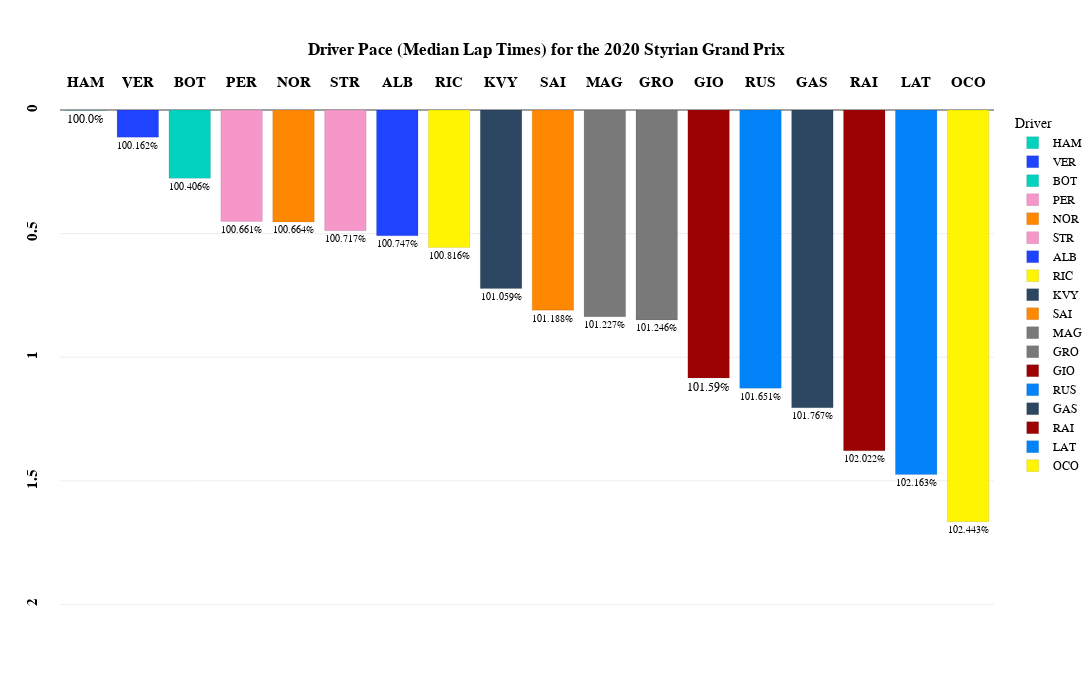

The notebook cell this image was saved under:
### Code cell
fig_median=px.bar(
    transformed_laps_relative_median,
    x="Driver",
    y="Delta",
    color='Driver',
    template="xgridoff",
    title="<b>Driver Pace (Median Lap Times) for the {} {}</b>".format(year,gp),
    text="Delta_Percent",
    height=700, 
    width=1200,
    color_discrete_map={
                 "ALB": "#64C4FF",
                 "ALO": "#229971",
                 "BOT": "#52e252",
                 "GAS": "#0093cc",
                 "HAM": "#27F4D2",
                 "HUL": "#B6BABD",
                 "LEC": "#E80020",
                 "MAG": "#B6BABD",
                 "NOR": "#FF8000",
                 "OCO": "#0093cc",
                 "PER": "#3671C6",
                 "PIA": "#FF8000",
                 "RIC": "#6692FF",
                 "RUS": "#27F4D2",
                 "SAI": "#E80020",
                 "SAR": "#37BEDD",
                 "STR": "#229971",
                 "TSU": "#6692FF",
                 "VER": "#3671C6",
                 "ZHO": "#52e252"
          }
)

fig_median.update_traces(textposition='outside')

fig_median.update_traces(opacity=0.85)

fig_median.update_traces( marker_line_color='white',marker_line_width=1.5)

fig_median.update_yaxes(tickangle = -90,tickprefix="<b>",ticksuffix ="</b><br>")

fig_median.update_xaxes(tickangle = -0,tickprefix="<b>",ticksuffix ="</b><br>")

fig_median.update_yaxes(range=[transformed_laps_relative_median['Delta'].max()+0.6, 0])

fig_median.update_layout(
    xaxis={'side': 'top'},
    yaxis={'side': 'left'}
)

fig_median.update_xaxes(title_text='')      # Remove axis titles
fig_median.update_yaxes(title_text='')

fig_median.update_xaxes(
        title_standoff = 75
)

fig_median.update_layout(
    title_x=0.5,
    margin=dict(l=60, r=5, t=110, b=30),
    hoverlabel=dict(
    bgcolor="white",
    font_size=16,
    font_family="PT Sans Narrow"
    ),
    yaxis = dict(tickfont = dict(size=15)),
    xaxis = dict(tickfont = dict(size=15)),
    font=dict(
        family="PT Sans Narrow",
        size=12,
        color="Black"
    ),
    title_font_family="PT Sans Narrow"
)
fig_median.update_traces( marker_line_color='Black',marker_line_width=0.1, opacity=0.99)
fig_median.show()

### Figure 1 — Plotly figure (JSON) as saved in the notebook; plotly's stock layout.template omitted (floating-point values rounded to 4 significant figures)
{"data": [{"alignmentgroup": "True", "hovertemplate": "Driver=%{x}<br>Delta=%{y}<br>Delta_Percent=%{text}<extra></extra>", "legendgroup": "HAM", "marker": {"color": "#00D2BE", "line": {"color": "Black", "width": 0.1}, "pattern": {"shape": ""}}, "name": "HAM", "offsetgroup": "HAM", "opacity": 0.99, "orientation": "v", "showlegend": true, "text": ["100.0%"], "textposition": "outside", "type": "bar", "x": ["HAM"], "xaxis": "x", "y": [0.001], "yaxis": "y"}, {"alignmentgroup": "True", "hovertemplate": "Driver=%{x}<br>Delta=%{y}<br>Delta_Percent=%{text}<extra></extra>", "legendgroup": "VER", "marker": {"color": "#1E41FF", "line": {"color": "Black", "width": 0.1}, "pattern": {"shape": ""}}, "name": "VER", "offsetgroup": "VER", "opacity": 0.99, "orientation": "v", "showlegend": true, "text": ["100.162%"], "textposition": "outside", "type": "bar", "x": ["VER"], "xaxis": "x", "y": [0.1105], "yaxis": "y"}, {"alignmentgroup": "True", "hovertemplate": "Driver=%{x}<br>Delta=%{y}<br>Delta_Percent=%{text}<extra></extra>", "legendgroup": "BOT", "marker": {"color": "#00D2BE", "line": {"color": "Black", "width": 0.1}, "pattern": {"shape": ""}}, "name": "BOT", "offsetgroup": "BOT", "opacity": 0.99, "orientation": "v", "showlegend": true, "text": ["100.406%"], "textposition": "outside", "type": "bar", "x": ["BOT"], "xaxis": "x", "y": [0.2765], "yaxis": "y"}, {"alignmentgroup": "True", "hovertemplate": "Driver=%{x}<br>Delta=%{y}<br>Delta_Percent=%{text}<extra></extra>", "legendgroup": "PER", "marker": {"color": "#F596C8", "line": {"color": "Black", "width": 0.1}, "pattern": {"shape": ""}}, "name": "PER", "offsetgroup": "PER", "opacity": 0.99, "orientation": "v", "showlegend": true, "text": ["100.661%"], "textposition": "outside", "type": "bar", "x": ["PER"], "xaxis": "x", "y": [0.4505], "yaxis": "y"}, {"alignmentgroup": "True", "hovertemplate": "Driver=%{x}<br>Delta=%{y}<br>Delta_Percent=%{text}<extra></extra>", "legendgroup": "NOR", "marker": {"color": "#FF8700", "line": {"color": "Black", "width": 0.1}, "pattern": {"shape": ""}}, "name": "NOR", "offsetgroup": "NOR", "opacity": 0.99, "orientation": "v", "showlegend": true, "text": ["100.664%"], "textposition": "outside", "type": "bar", "x": ["NOR"], "xaxis": "x", "y": [0.4525], "yaxis": "y"}, {"alignmentgroup": "True", "hovertemplate": "Driver=%{x}<br>Delta=%{y}<br>Delta_Percent=%{text}<extra></extra>", "legendgroup": "STR", "marker": {"color": "#F596C8", "line": {"color": "Black", "width": 0.1}, "pattern": {"shape": ""}}, "name": "STR", "offsetgroup": "STR", "opacity": 0.99, "orientation": "v", "showlegend": true, "text": ["100.717%"], "textposition": "outside", "type": "bar", "x": ["STR"], "xaxis": "x", "y": [0.4885], "yaxis": "y"}, {"alignmentgroup": "True", "hovertemplate": "Driver=%{x}<br>Delta=%{y}<br>Delta_Percent=%{text}<extra></extra>", "legendgroup": "ALB", "marker": {"color": "#1E41FF", "line": {"color": "Black", "width": 0.1}, "pattern": {"shape": ""}}, "name": "ALB", "offsetgroup": "ALB", "opacity": 0.99, "orientation": "v", "showlegend": true, "text": ["100.747%"], "textposition": "outside", "type": "bar", "x": ["ALB"], "xaxis": "x", "y": [0.509], "yaxis": "y"}, {"alignmentgroup": "True", "hovertemplate": "Driver=%{x}<br>Delta=%{y}<br>Delta_Percent=%{text}<extra></extra>", "legendgroup": "RIC", "marker": {"color": "#FFF500", "line": {"color": "Black", "width": 0.1}, "pattern": {"shape": ""}}, "name": "RIC", "offsetgroup": "RIC", "opacity": 0.99, "orientation": "v", "showlegend": true, "text": ["100.816%"], "textposition": "outside", "type": "bar", "x": ["RIC"], "xaxis": "x", "y": [0.556], "yaxis": "y"}, {"alignmentgroup": "True", "hovertemplate": "Driver=%{x}<br>Delta=%{y}<br>Delta_Percent=%{text}<extra></extra>", "legendgroup": "KVY", "marker": {"color": "#2B4562", "line": {"color": "Black", "width": 0.1}, "pattern": {"shape": ""}}, "name": "KVY", "offsetgroup": "KVY", "opacity": 0.99, "orientation": "v", "showlegend": true, "text": ["101.059%"], "textposition": "outside", "type": "bar", "x": ["KVY"], "xaxis": "x", "y": [0.722], "yaxis": "y"}, {"alignmentgroup": "True", "hovertemplate": "Driver=%{x}<br>Delta=%{y}<br>Delta_Percent=%{text}<extra></extra>", "legendgroup": "SAI", "marker": {"color": "#FF8700", "line": {"color": "Black", "width": 0.1}, "pattern": {"shape": ""}}, "name": "SAI", "offsetgroup": "SAI", "opacity": 0.99, "orientation": "v", "showlegend": true, "text": ["101.188%"], "textposition": "outside", "type": "bar", "x": ["SAI"], "xaxis": "x", "y": [0.8095], "yaxis": "y"}, {"alignmentgroup": "True", "hovertemplate": "Driver=%{x}<br>Delta=%{y}<br>Delta_Percent=%{text}<extra></extra>", "legendgroup": "MAG", "marker": {"color": "#787878", "line": {"color": "Black", "width": 0.1}, "pattern": {"shape": ""}}, "name": "MAG", "offsetgroup": "MAG", "opacity": 0.99, "orientation": "v", "showlegend": true, "text": ["101.227%"], "textposition": "outside", "type": "bar", "x": ["MAG"], "xaxis": "x", "y": [0.8365], "yaxis": "y"}, {"alignmentgroup": "True", "hovertemplate": "Driver=%{x}<br>Delta=%{y}<br>Delta_Percent=%{text}<extra></extra>", "legendgroup": "GRO", "marker": {"color": "#787878", "line": {"color": "Black", "width": 0.1}, "pattern": {"shape": ""}}, "name": "GRO", "offsetgroup": "GRO", "opacity": 0.99, "orientation": "v", "showlegend": true, "text": ["101.246%"], "textposition": "outside", "type": "bar", "x": ["GRO"], "xaxis": "x", "y": [0.849], "yaxis": "y"}, {"alignmentgroup": "True", "hovertemplate": "Driver=%{x}<br>Delta=%{y}<br>Delta_Percent=%{text}<extra></extra>", "legendgroup": "GIO", "marker": {"color": "#9B0000", "line": {"color": "Black", "width": 0.1}, "pattern": {"shape": ""}}, "name": "GIO", "offsetgroup": "GIO", "opacity": 0.99, "orientation": "v", "showlegend": true, "text": ["101.59%"], "textposition": "outside", "type": "bar", "x": ["GIO"], "xaxis": "x", "y": [1.083], "yaxis": "y"}, {"alignmentgroup": "True", "hovertemplate": "Driver=%{x}<br>Delta=%{y}<br>Delta_Percent=%{text}<extra></extra>", "legendgroup": "RUS", "marker": {"color": "#0082fa", "line": {"color": "Black", "width": 0.1}, "pattern": {"shape": ""}}, "name": "RUS", "offsetgroup": "RUS", "opacity": 0.99, "orientation": "v", "showlegend": true, "text": ["101.651%"], "textposition": "outside", "type": "bar", "x": ["RUS"], "xaxis": "x", "y": [1.125], "yaxis": "y"}, {"alignmentgroup": "True", "hovertemplate": "Driver=%{x}<br>Delta=%{y}<br>Delta_Percent=%{text}<extra></extra>", "legendgroup": "GAS", "marker": {"color": "#2B4562", "line": {"color": "Black", "width": 0.1}, "pattern": {"shape": ""}}, "name": "GAS", "offsetgroup": "GAS", "opacity": 0.99, "orientation": "v", "showlegend": true, "text": ["101.767%"], "textposition": "outside", "type": "bar", "x": ["GAS"], "xaxis": "x", "y": [1.204], "yaxis": "y"}, {"alignmentgroup": "True", "hovertemplate": "Driver=%{x}<br>Delta=%{y}<br>Delta_Percent=%{text}<extra></extra>", "legendgroup": "RAI", "marker": {"color": "#9B0000", "line": {"color": "Black", "width": 0.1}, "pattern": {"shape": ""}}, "name": "RAI", "offsetgroup": "RAI", "opacity": 0.99, "orientation": "v", "showlegend": true, "text": ["102.022%"], "textposition": "outside", "type": "bar", "x": ["RAI"], "xaxis": "x", "y": [1.378], "yaxis": "y"}, {"alignmentgroup": "True", "hovertemplate": "Driver=%{x}<br>Delta=%{y}<br>Delta_Percent=%{text}<extra></extra>", "legendgroup": "LAT", "marker": {"color": "#0082fa", "line": {"color": "Black", "width": 0.1}, "pattern": {"shape": ""}}, "name": "LAT", "offsetgroup": "LAT", "opacity": 0.99, "orientation": "v", "showlegend": true, "text": ["102.163%"], "textposition": "outside", "type": "bar", "x": ["LAT"], "xaxis": "x", "y": [1.474], "yaxis": "y"}, {"alignmentgroup": "True", "hovertemplate": "Driver=%{x}<br>Delta=%{y}<br>Delta_Percent=%{text}<extra></extra>", "legendgroup": "OCO", "marker": {"color": "#FFF500", "line": {"color": "Black", "width": 0.1}, "pattern": {"shape": ""}}, "name": "OCO", "offsetgroup": "OCO", "opacity": 0.99, "orientation": "v", "showlegend": true, "text": ["102.443%"], "textposition": "outside", "type": "bar", "x": ["OCO"], "xaxis": "x", "y": [1.665], "yaxis": "y"}], "layout": {"barmode": "relative", "font": {"color": "Black", "family": "PT Sans Narrow", "size": 12}, "height": 700, "hoverlabel": {"bgcolor": "white", "font": {"family": "PT Sans Narrow", "size": 16}}, "legend": {"title": {"text": "Driver"}, "tracegroupgap": 0}, "margin": {"b": 30, "l": 60, "r": 5, "t": 110}, "title": {"font": {"family": "PT Sans Narrow"}, "text": "<b>Driver Pace (Median Lap Times) for the 2020 Styrian Grand Prix</b>", "x": 0.5}, "width": 1200, "xaxis": {"anchor": "y", "categoryarray": ["HAM", "VER", "BOT", "PER", "NOR", "STR", "ALB", "RIC", "KVY", "SAI", "MAG", "GRO", "GIO", "RUS", "GAS", "RAI", "LAT", "OCO"], "categoryorder": "array", "domain": [0, 1], "side": "top", "tickangle": 0, "tickfont": {"size": 15}, "tickprefix": "<b>", "ticksuffix": "</b><br>", "title": {"standoff": 75, "text": ""}}, "yaxis": {"anchor": "x", "domain": [0, 1], "range": [2.265, 0], "side": "left", "tickangle": -90, "tickfont": {"size": 15}, "tickprefix": "<b>", "ticksuffix": "</b><br>", "title": {"text": ""}}}}
